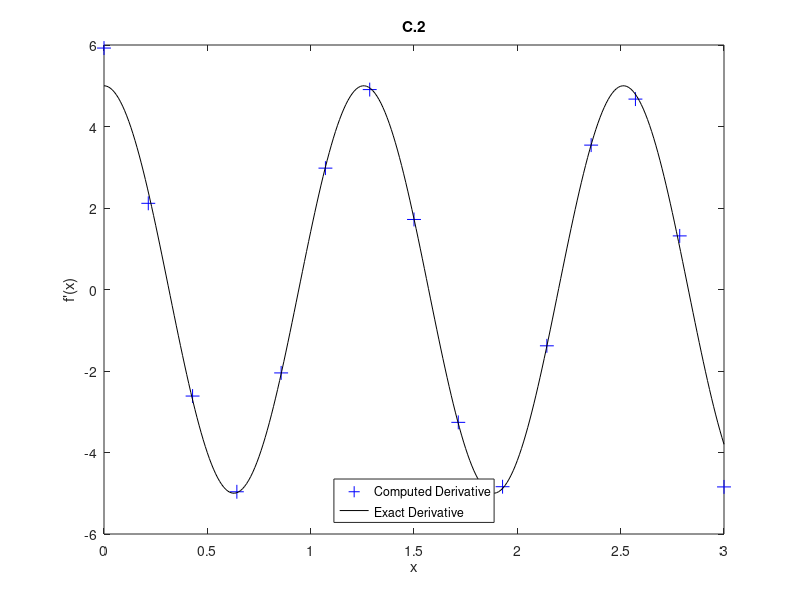

This figure's MATLAB source:
clear all
clc

function value=f(x)
  value=sin(5*x);
endfunction

function value=df(x)
  value=5*cos(5*x);
endfunction

N=14;
L=3;
h=L/N;
x=[0:h:3];
A=zeros(15,15);
R=zeros(15,1);
A(1,1)=1;
A(1,2)=2;
A(15,14)=2;
A(15,15)=1;
R(1)=-5/2*f(x(1))+2*f(x(2))+1/2*f(x(3));
R(15)=5/2*f(x(15))-2*f(x(14))-1/2*f(x(13));
for i=2:14
  A(i,i-1)=1;
  A(i,i)=4;
  A(i,i+1)=1;
  R(i)=3*(f(x(i+1))-f(x(i-1)));
endfor
R/=h;
fov=A\R; #first order value
dx=[0:0.01:3]
plot(x,fov,"b+","markersize",10,dx,df(dx),"k");
legend("Computed Derivative","Exact Derivative","location","south");
xlabel("x");
ylabel("f'(x)");
title("C.2");
print("-djpg","C_2");